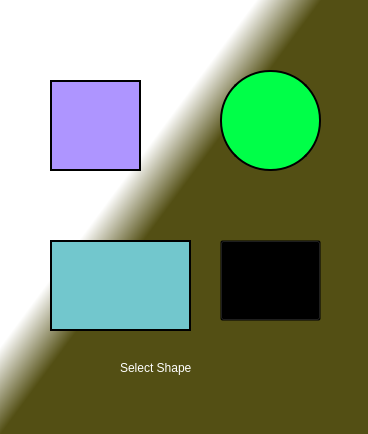
<?xml version="1.0" encoding="UTF-8"?>
<ui version="4.0">
 <class>Shapes_Selecter</class>
 <widget class="QMainWindow" name="Shapes_Selecter">
  <property name="geometry">
   <rect>
    <x>0</x>
    <y>0</y>
    <width>368</width>
    <height>434</height>
   </rect>
  </property>
  <property name="minimumSize">
   <size>
    <width>368</width>
    <height>434</height>
   </size>
  </property>
  <property name="maximumSize">
   <size>
    <width>368</width>
    <height>434</height>
   </size>
  </property>
  <property name="windowTitle">
   <string>MainWindow</string>
  </property>
  <property name="styleSheet">
   <string notr="true">QWidget#centralwidget{
background-color: qlineargradient(spread:pad, x1:0.689, y1:0.233, x2:0.578, y2:0.136273, stop:0.0945274 rgba(83, 79, 20, 255), stop:1 rgba(255, 255, 255, 255))}</string>
  </property>
  <widget class="QWidget" name="centralwidget">
   <widget class="QPushButton" name="Square_Button">
    <property name="geometry">
     <rect>
      <x>50</x>
      <y>80</y>
      <width>91</width>
      <height>91</height>
     </rect>
    </property>
    <property name="styleSheet">
     <string notr="true">border-radius : 50; 
background-color: rgb(174, 149, 255);
                              border : 2px solid black
</string>
    </property>
    <property name="text">
     <string/>
    </property>
   </widget>
   <widget class="QPushButton" name="Circle_Button">
    <property name="geometry">
     <rect>
      <x>220</x>
      <y>70</y>
      <width>101</width>
      <height>101</height>
     </rect>
    </property>
    <property name="styleSheet">
     <string notr="true">border-radius : 50; 
background-color: rgb(0, 255, 72);
                              border : 2px solid black</string>
    </property>
    <property name="inputMethodHints">
     <set>Qt::ImhNone</set>
    </property>
    <property name="text">
     <string/>
    </property>
   </widget>
   <widget class="QPushButton" name="Triangle_Button">
    <property name="geometry">
     <rect>
      <x>220</x>
      <y>240</y>
      <width>101</width>
      <height>81</height>
     </rect>
    </property>
    <property name="styleSheet">
     <string notr="true">background-color:rgba(0, 0, 0, 0)</string>
    </property>
    <property name="text">
     <string/>
    </property>
   </widget>
   <widget class="QLabel" name="Shapes_TriangleImage">
    <property name="geometry">
     <rect>
      <x>210</x>
      <y>230</y>
      <width>121</width>
      <height>91</height>
     </rect>
    </property>
    <property name="styleSheet">
     <string notr="true">background-image: url(:/triangle/triangle.png);</string>
    </property>
    <property name="text">
     <string/>
    </property>
    <property name="pixmap">
     <pixmap resource="Shapes/Shapes.qrc">:/triangle/triangle.png</pixmap>
    </property>
    <property name="scaledContents">
     <bool>true</bool>
    </property>
   </widget>
   <widget class="QPushButton" name="Rectangle_Button">
    <property name="geometry">
     <rect>
      <x>50</x>
      <y>240</y>
      <width>141</width>
      <height>91</height>
     </rect>
    </property>
    <property name="styleSheet">
     <string notr="true">
background-color: rgb(114, 199, 205);
                              border : 2px solid black
</string>
    </property>
    <property name="text">
     <string/>
    </property>
   </widget>
   <widget class="QLabel" name="Selector_Label">
    <property name="geometry">
     <rect>
      <x>120</x>
      <y>360</y>
      <width>111</width>
      <height>16</height>
     </rect>
    </property>
    <property name="styleSheet">
     <string notr="true">font: 10pt &quot;Comic Sans MS&quot;;
color: rgb(255, 255, 255);</string>
    </property>
    <property name="text">
     <string>Select Shape</string>
    </property>
   </widget>
   <zorder>Shapes_TriangleImage</zorder>
   <zorder>Square_Button</zorder>
   <zorder>Circle_Button</zorder>
   <zorder>Triangle_Button</zorder>
   <zorder>Rectangle_Button</zorder>
   <zorder>Selector_Label</zorder>
  </widget>
 </widget>
 <resources>
  <include location="Shapes/Shapes.qrc"/>
 </resources>
 <connections/>
</ui>
